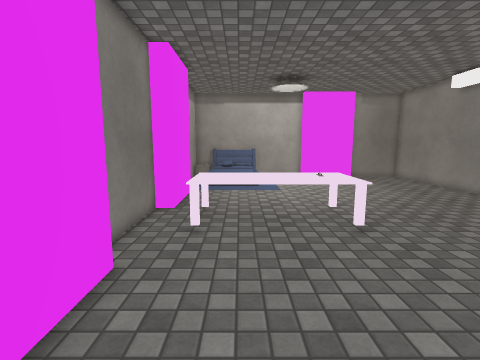
view 1 (above)

12 first-person views from a walk through a Unity game level. The camera is 1.5 m above the floor, tilts 8° down and sees 85° across. The floor is counted in squares, 0.47 m on a side. Each view is taken from the middle of a square. On the plan, view 1 faces up. The plan holds only what a view shows up to about 20 squares ahead; the rest is blank. The place goes on beyond the plan. The player character is not drawn. Some surface patterns are stand-ins.

view 2
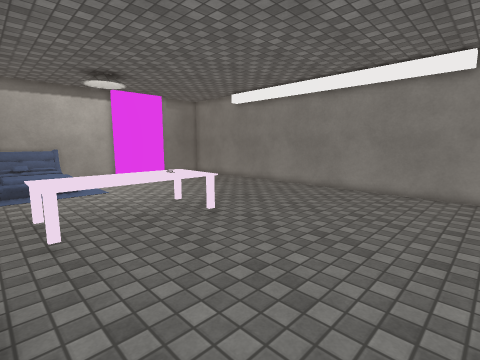

view 3
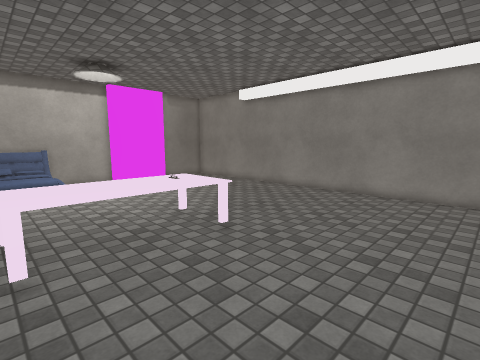

view 4
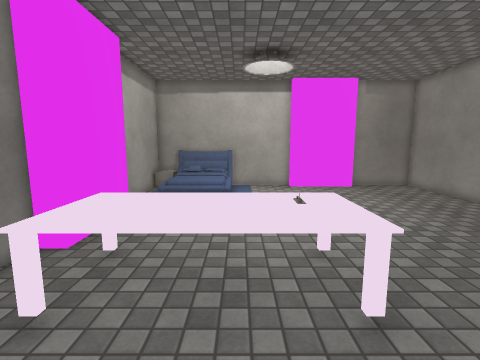

view 5
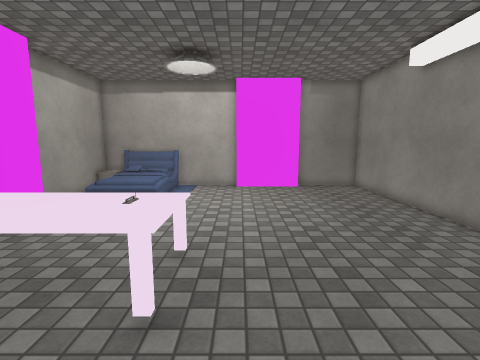

view 6
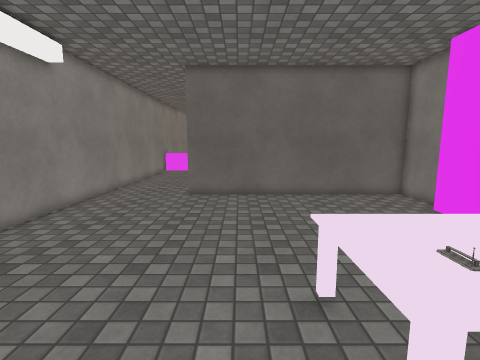

view 7
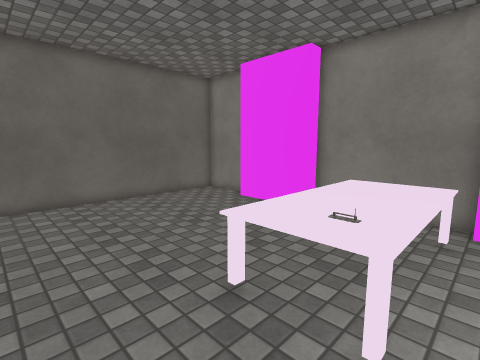

view 8
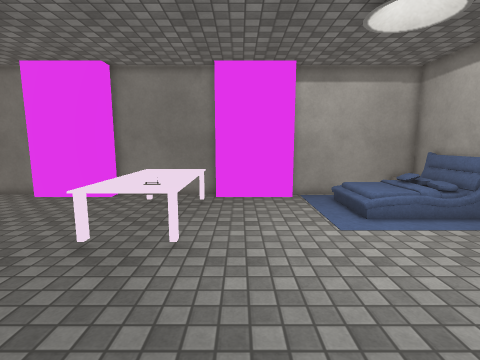

view 9
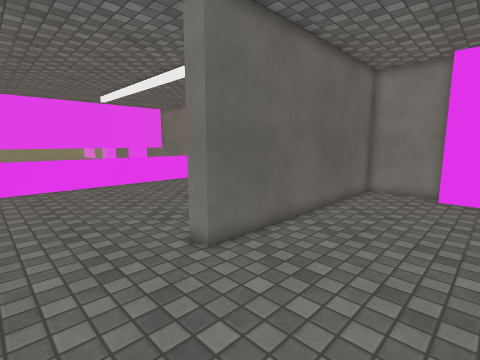

view 10
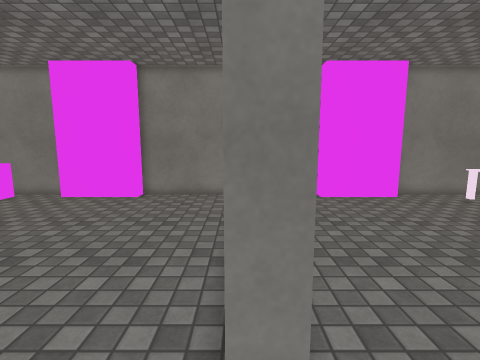

view 11
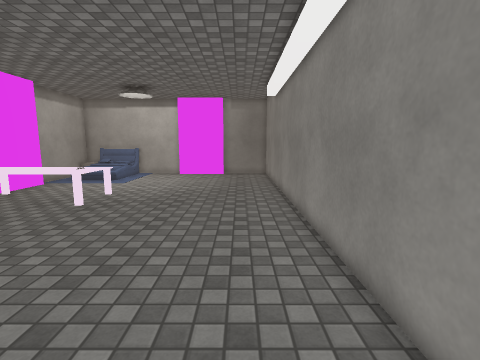

view 12
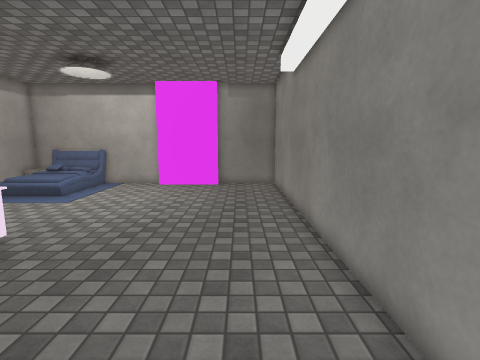

### Floor plan
Points are (right, up) in squares from view 1. A wall is a line through its corners. A room is listed if a view was taken in it or the views show most of it. See-through windows are left out.
Room 1 (views 1, 2, 3, 4, 5, 6, 7, 8, 9, 12)
walls: (-3.2, 17.2) (-3.2, 12.6) (-4.2, 12.6) (-4.2, 6.4) (-3.2, 6.4) (-3.2, 1.8) (-4.2, 1.8) (-4.2, -2.2) (9.2, -2.2); (10.4, 24.1) (5.8, 24.1) (5.8, 24.7) (1.4, 24.7); (14.8, -1.4) (14.8, 24.7) (10.4, 24.7); (-4.2, 24.7) (-4.2, 17.2)
ways out: opening at (12, -2.5) to room 2
objects: other object (-3, 25) to (1, 25); table (-2, 9) to (5, 12); bed (-2, 24) to (1, 24); radio (3, 11) to (4, 11)
Room 2 (views 10, 11)
walls: (9.2, -2.2) (9.2, -3.2); (14.8, -6.1) (14.8, -1.4); (-4.2, -14.1) (-4.2, -17.9); (-4.2, -4) (-4.2, -9) (-3.2, -9) (-3.2, -13.6)
low walls: (6.1, -16.5) (13.2, -16.5); (-3.5, -16.5) (-2.6, -16.5)
ways out: opening at (12, -2.5) to room 1

Positions as (right, up) in squares from view 1, and headings:
1: (0, 0), facing up
2: (-3, 0), facing up-right
3: (-2, 2), facing up-right
4: (2, 5), facing up
5: (6, 5), facing up
6: (6, 14), facing down
7: (8, 13), facing down-left
8: (12, 14), facing left
9: (14, 4), facing down-left
10: (12, -3), facing left
11: (12, -3), facing up
12: (12, 4), facing up
